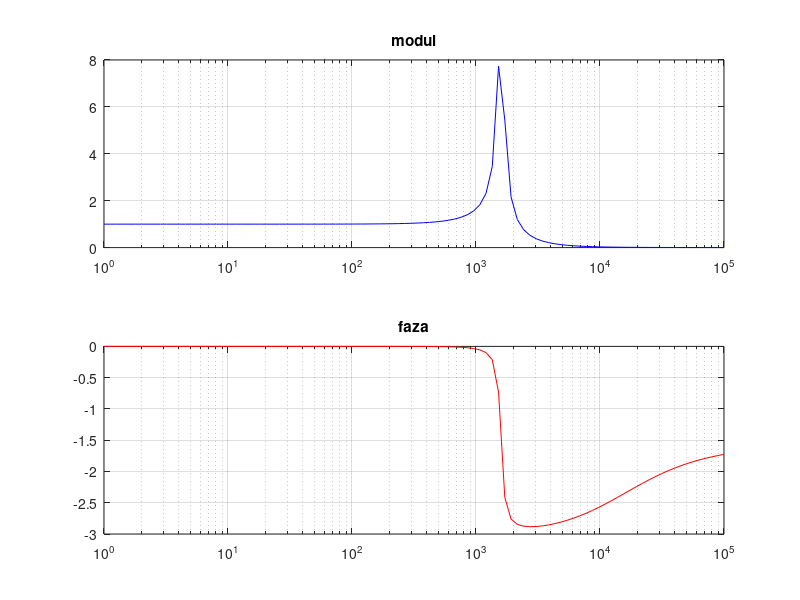

MATLAB code for this plot:
R = 1e3;
L = 1e-2;
C = 1e-6;

f = logspace(0,5,100); w=2*pi*f; s=j*w
K =(L*s+R)./(R*L*C*s.^2+L*s+R);

figure(1);
subplot(2,1,1)
semilogx(f,abs(K),'b-'); grid on; title('modul'); hold on;

subplot(2,1,2)
semilogx(f,angle(K),'r-'); grid on; title('faza'); hold on;